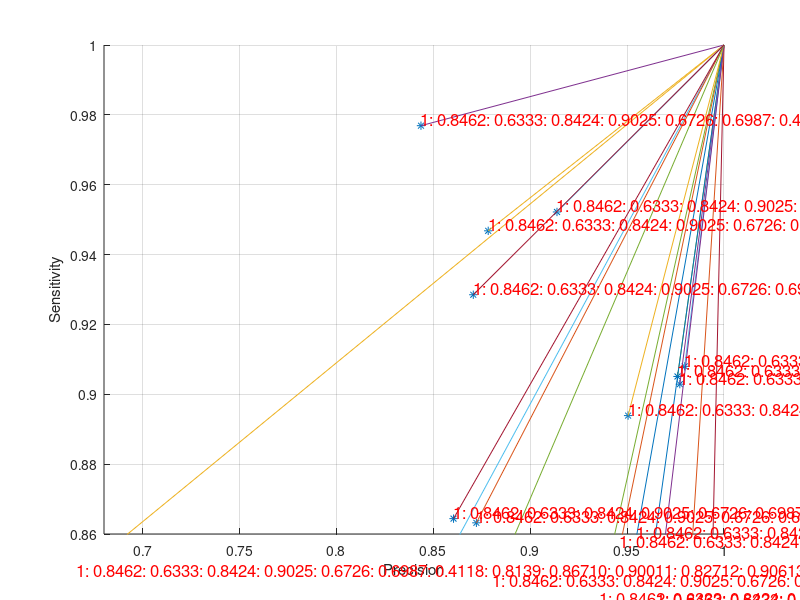

Write the MATLAB code that produced this figure.
P = [ 0.9461 0.6656 0.8436 0.9760 0.7713 0.9878 0.8557 0.8722 0.8783  0.9772 ... 
     0.9355 0.9797 0.8604   0.9546 0.9672  0.9505 0.9654 0.8807 0.9138  0.8706];
 
S =  [0.8560 0.8479 0.9769 0.9051 0.7650 0.6985 0.4286 0.8632 0.9468 0.9029 0.8399 0.9080 ...
              0.8644 0.8586 0.7156 0.8939 0.8396 0.8451 0.9522 0.9285];
D = [];

for i=1:numel(P)

d = sqrt((1-P(i))^2+(1-S(i))^2);
D = [D (1-d)];    
        
end              

N = 1:20;

tamano=get(0,'ScreenSize');
figure('position',[tamano(1) tamano(2) tamano(3) tamano(4)]);
hold on;
grid on;
plot(P,S,'*');
xlabel('Precision');
ylabel('Sensitivity');
xlim([0.68 1]);
ylim([0.86 1]);
for j=1:numel(P)
xx =[P(j) 1];
yy =[S(j) 1];
plot(xx,yy);
end
Z = 1:1:numel(P);
strValues  = strtrim(cellstr(num2str([Z(:) D(:)],'%d:%6.3f'))); 
text(P,S,strValues,'VerticalAlignment','bottom','Color','red','FontSize',12);
% savefig(figDir);
% h=openfig(figDir,'new','invisible');
% saveas(h,outputDir,'png');
% close all;